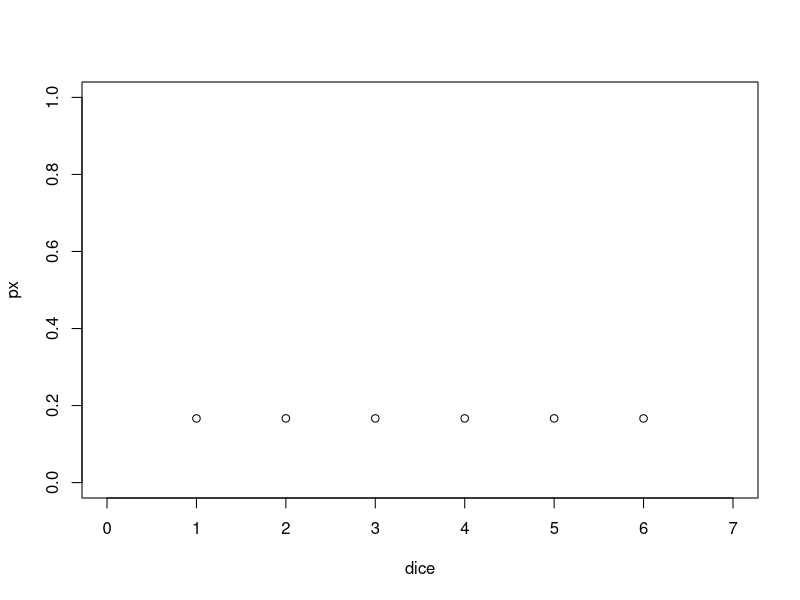
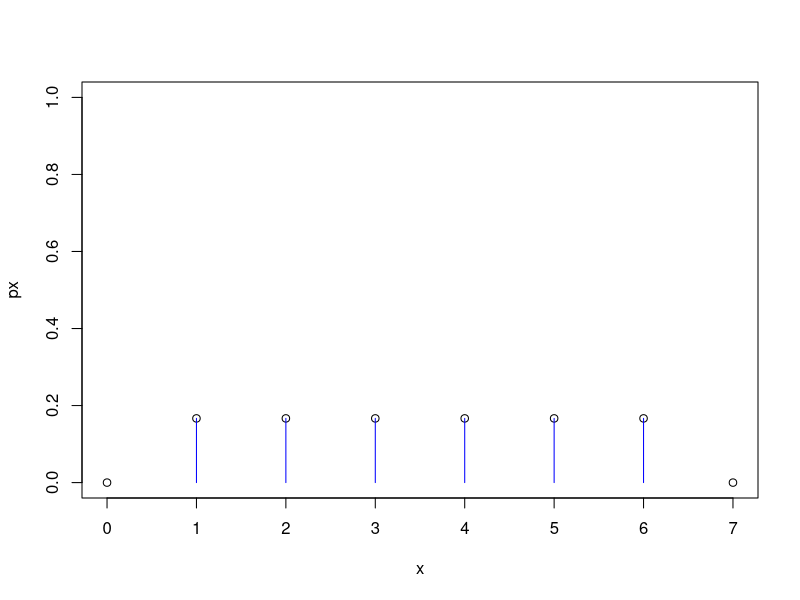
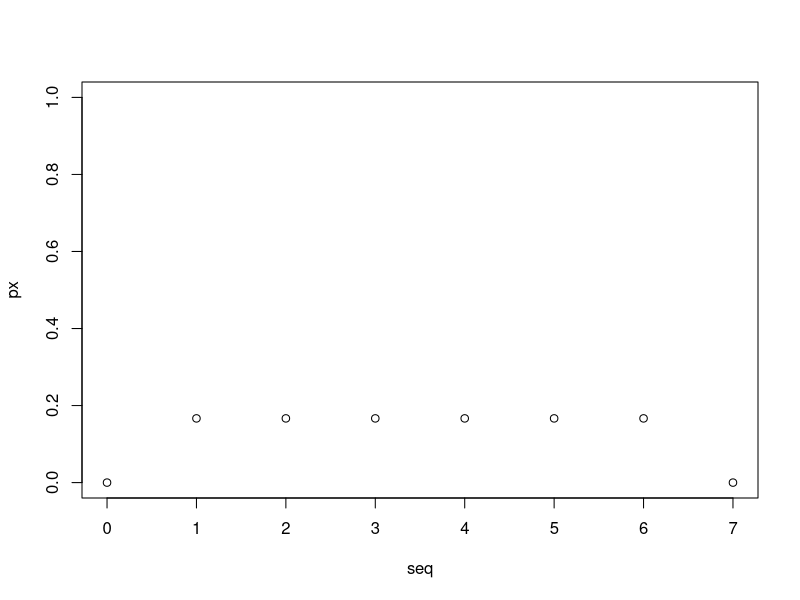
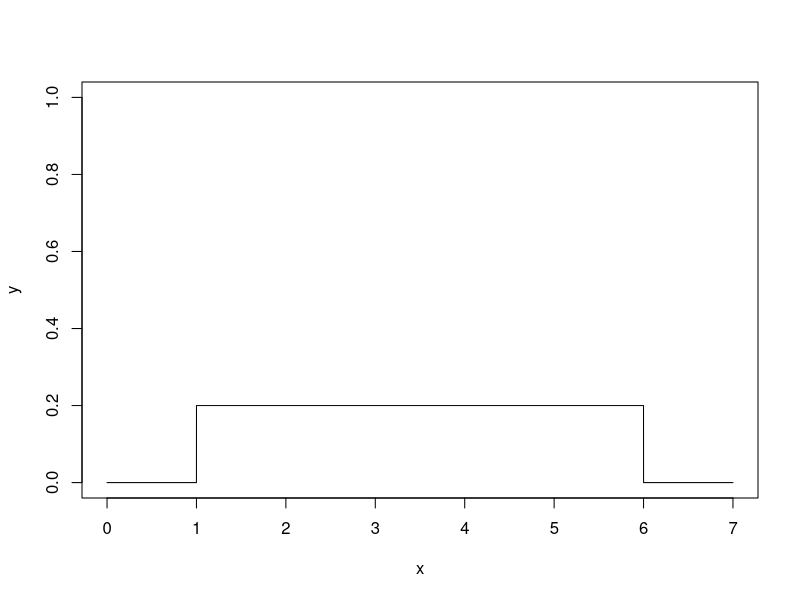
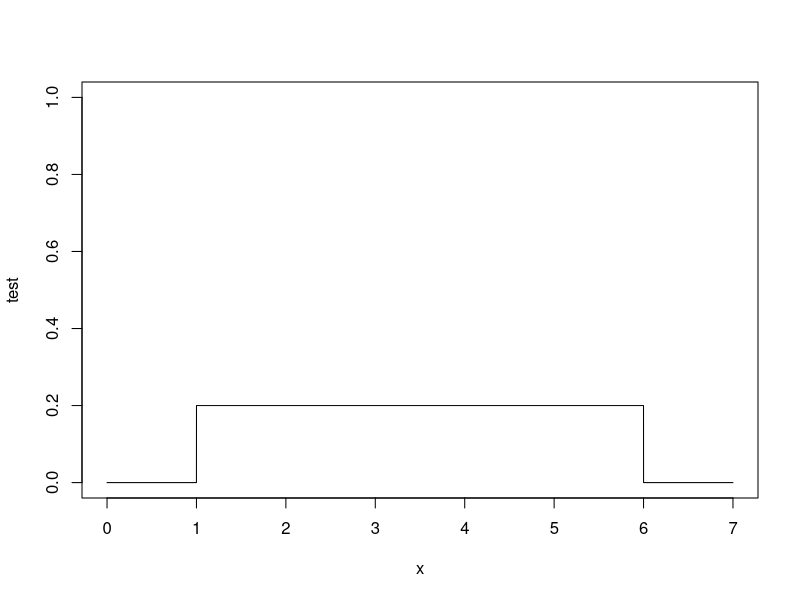
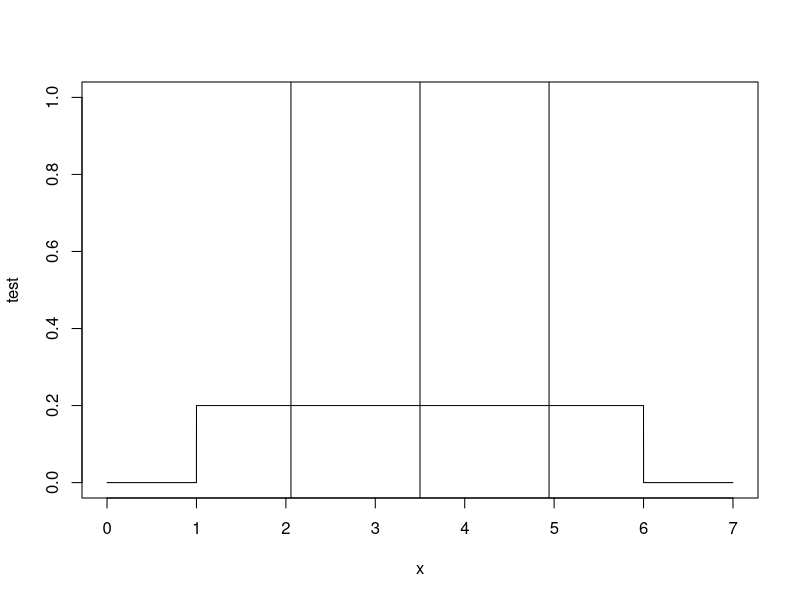
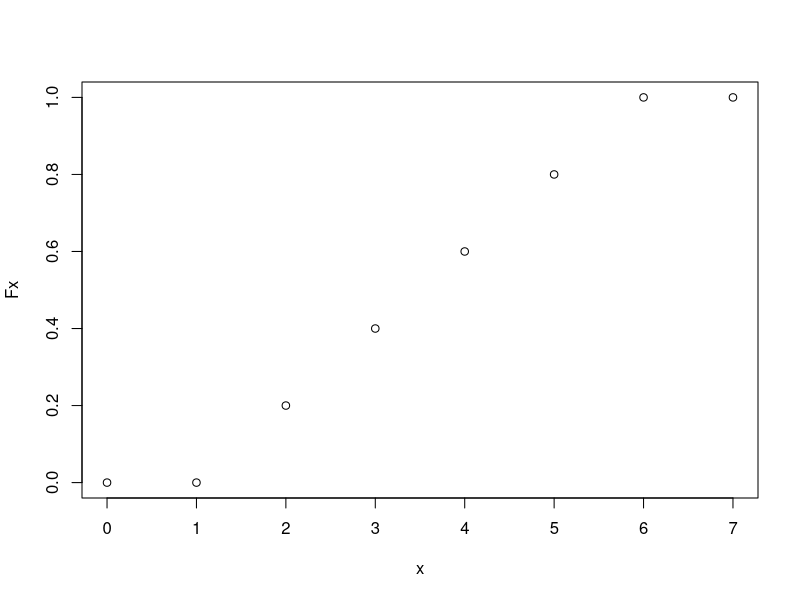
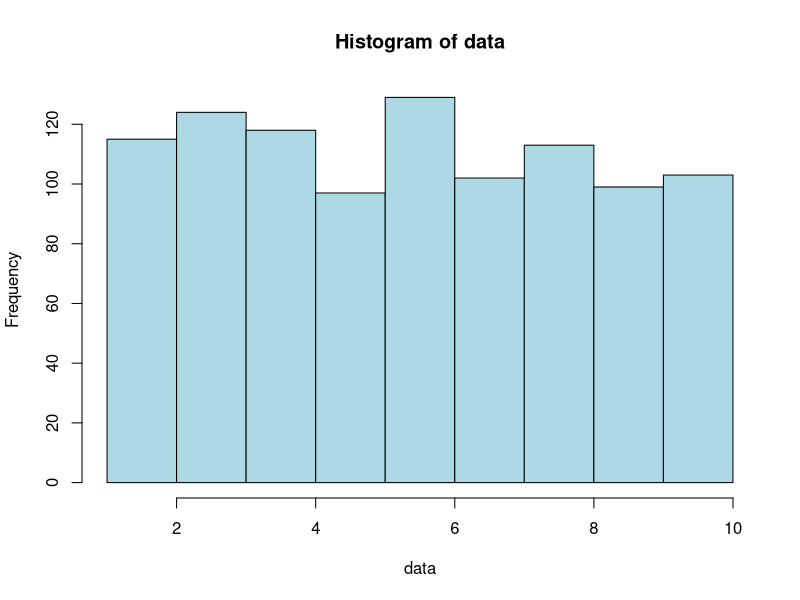

Generate these figures, in order, with R:
#############################################################
##---------------------------------------------------------##
##                Inferential Statistics IV:               ##
##    Probabilistically Evaluating a Linear Model in R ─   ##
##            (Standard) Normal Distributions and          ## 
##           the Z-Test / Gauß-Test and the T-Test         ## 
##              by Steffen Schwerdtfeger 01.2023           ##
##---------------------------------------------------------##
#############################################################


####################################################################
#    3 Uniform PMFs, PDFs and CDFs ─ Uniform Probability Mass      #
# Functions (Discrete), Probability Density Functions (Continuous) #
#      and the Cumulative Distribution Function (Continuous)       #
####################################################################

####################################################
# 3.1 Uniform Probability Mass Function (Discrete) #
####################################################


# Probability mass function for p(x_i) = 1/6:
dice = c(1:6)
px = 1/length(dice)  # 1/n == for uniform probability distr.

# Written as vector of length(dice_value_x):
px = c(rep(1/length(dice),length(dice))) 

# Plot discrete probabilities:
plot(x=dice,y=px, ylim= c(0,1), xlim = c(0,7))


# Probability mass function for fair dice with n_sides:
dice_px = function(x,n_sides){ # x = sequence / range of possible values
  dice_val = c(1:n_sides)
  px = x # initialize vector for loop with 1:length(x)
  
  for(i in 1:length(x)){ # := for every object of the vector x
    if(x[i] < min(dice_val)){
      px[i] = 0
    }
    else if(x[i] >= min(dice_val) & x[i] <= max(dice_val)){
      px[i] = 1/n_sides
    }
    else if(x[i] > max(dice_val)){
      px[i] = 0
    }
  } # End for i
  
  # Plot probability mass function:
  plot(x=x,y=px, ylim = c(0:1))
  for(i in 1:n_sides){
    segments(x0=dice_val[i],y0=0,x1=dice_val[i],y1=1/n_sides, col = "blue")
  }
  
  # Return px in console:
  return(px)
} # End of function

# Let us test our function:
seq = c(0:7)
px = dice_px(x=seq,n_sides=6)
# 0.1666667 == 1/6
# [1] 0.0000000 0.1666667 0.1666667 0.1666667 0.1666667 0.1666667 0.1666667
# [8] 0.0000000

# Plot discrete probabilities only:
plot(x=seq,y=px, ylim = c(0:1))

# Probability of rolling a 3, 4 or 5, i.e., a range so to speak:
px_3to5 = px[3]+px[4]+px[5]
px_3to5 = sum(px[3:5])
# [1] 0.5


##########################################################
# 3.2 Uniform Probability Density Functions (continuous) #
##########################################################

# Plot Uniform PDF using basic R functions:
x = seq(0,7, length = 10000) # try length 50 and plot again!

# Uniform density for each x:
y = dunif(x, min = 1, max = 6)

# Plot uniform PDF:
plot(x,y, type = "l", ylim = c(0,1))

# Uniform PDF
unif_PDF = function(a,b,x){
  fx = x # initialize output vector of length(x), so we just use x
  for(i in 1:length(x)){ # := for every object of the vector x
    if(x[i] < a){
      fx[i] = 0
    }
    else if(x[i] >= a & x[i] <= b){
      fx[i] = 1/(b-a)
    }
    else if(x[i] > b){
      fx[i] = 0
    }
  } # End for i
  return(fx) 
} # End of function

# Test:
test = unif_PDF(a = 1,b = 6,x = x)
plot(y = test, x = x, type = "l", ylim = c(0,1)) 

# Integration of area under the curve via multiplication:
upper_bo = 5 # set upper bound
low_bo   = 3 # set lower bound
a_min    = 1 # set minimum
b_max    = 6 # set maximum, else f(x) = 0 anyways...
unif_area = (upper_bo-low_bo)*(1/(b_max-a_min))  
# [1] 0.4

# Integration of a uniform prob. density function via ratio
# area of interest divided by total area:
# P(x_1<=X<=x_2):
P_area = (5-3)/(6-1)
# [1] 0.4


# P(x_1=a<=X<=x_2=b) := area of interest == total area:
P_area = (b_max-a_min)/(b_max-a_min)
P_area = (6-1)/(6-1)
# [1] 1

# P(c<=X<=c) := probability of only one point of, e.g., x =5:
P_area = (5-5)/(6-1)
# Results in 0/5 = 0
# [1] 0

# Mean for uniform distribution:
a = 1
b = 6
# For uniform distribution you may come across this formula:
mean = (a+b)/2
# .. but we can also use our regular old mean:
# mean = sum(dice)/length(dice):
mean = sum(dice)/length(dice)
mean = mean(dice)

# The standard deviation for uniform distributions:
# sd() does not deliver equivalent results:
sd = sqrt(((b-a)^2)/12)

# Add mean and sd to plot:
plot(y = test, x = x, type = "l", ylim = c(0,1)) 
abline(v = mean)
abline(v=mean+sd)
abline(v=mean-sd)


#############################################################
# 3.3 The Cumulative Distribution Function of a Uniform PDF #
#############################################################

unif_CDF = function(a,b,x){
  Fx = x # initialize output vector of length(x), so we just use x again
  for(i in 1:length(x)){ # := for every object of the vector x
    if(x[i] < a){
      Fx[i] = 0
    }
    else if(x[i] >= a & x[i] <= b){
      Fx[i] = (x[i]-a)/(b-a) 
    }
    else if(x[i] > b){
      Fx[i] = 1
    }
  } # End for i
  return(Fx) 
} # End of function

# Initialize a sequence of possible x:
x = seq(0,7,by = 1) 
# Fx:
Fx = unif_CDF(a = 1, b = 6, x = x)

# Plot CDF:
plot(x = x, y = Fx)




####################################################
# 4 The (Standard) Normal Probability Distribution # 
#           ─  Gaussian PDFs and CDFs              #
####################################################

#################################
# 4.1 The Central Limit Theorem # 
#################################

# Initialize data via runif, which will
# give us a random but uniformly distributed
# set of data. Each time you run this line, the result will
# be another set of data points.
# Uses set.seed(0) or other values to make results reproducable
# (we will not get further into the the topic here):
data = runif(n = 1000, min = 1, max = 10)

# We can also plot our data as histogram
hist(data, col = "lightblue")

# Use a for loop to take 5000 random samples of size n = 5 each:
n_samp = 5000
sample_n_5 = c() # create empty vector

# The below function will also take the mean of the sample and 
# will store the output in our vector sample_n_5:
for (i in 1:n_samp){
  # Store mean of each sample with length 5:
  sample_n_5[i] = mean(sample(data, 5, replace=TRUE))
} # End for i

# Look at the histogram of the sample_n_5:
hist(sample_n_5, col = "lightblue")


###### Do the same with a log function:

# Plot of our function: 
plot(x = seq(1,10,by=.0009), y = -log(seq(1,10,by=.0009)))

# We will use y as data, so we do some shuffeling
# in order to be able to use most of the code above:
seq = seq(1,10,by=.0009)
seq = -log(seq)
data = seq

# We can also plot our data as histogram
hist(data, col = "lightblue")

# Use a for loop to take 5000 random samples of size n = 5 each:
n_samp = 5000
sample_n_5 = c() # create empty vector

# The below function will also take the mean of the sample and 
# and stores in our vector sample_n_5:
for (i in 1:n_samp){
  # Store mean of each sample with length 5:
  sample_n_5[i] = mean(sample(data, 5, replace=TRUE))
} # End for i

# Look at the histogram of the sample_n_5:
hist(sample_n_5, col = "lightblue")

####################################
# 4.2 The basic Gaussican function #
####################################

# Gaussian base form:
gaussian_fun = function(x){
  fx = exp(-x^2)
  return(fx)
} # End of function

# Plot of basic Gaussian:
seq = seq(-4,4,by = .1)
fx = gaussian_fun(seq)
plot(x = seq, y = fx)

# For comparison exp(x) only
test_pos = function(x){
  fx = exp(x)
  return(fx)
} # End of function

fx_pos = test_pos(seq)
plot(x = seq, y = fx_pos, type = "l")
abline(v = 0)

# ... as well as exp(-x):
test_neg = function(x){
  fx = exp(-x)
  return(fx)
} # End of function

fx_neg = test_neg(seq)
plot(x = seq, y = fx_neg, type = "l")
abline(v = 0)

# Recall a similar effect when squaring the deviation of 
# x_i-mean(x) and looking at the plot:
x = c(0:10)
plot(x = x, y = (x-mean(x)))    # deviation x_i from mean(x)
abline(h=0)
plot(x = x, y = abs(x-mean(x))) # absolute value of x_i-mean(x)
plot(x = x, y = (x-mean(x))^2)  # plot of squared deviation
# Recall: summing the squared deviation results in 
#         the total sum of squares...

# Plot of exp(-abs(x)):
test_abs = function(x){
  fx = exp(-abs(x))
  return(fx)
} # End of function

# Recall that we will use the absolute value of a sequence
# consisting of value ranging from -4 to 4 (by a step of .1):
plot(x = seq, y = test_abs(seq), typ = "l")  

# It does not even matter that we use the number e as base:
test_gen = function(x){
  fx = 2^(-x^2)
  return(fx)
} # End of function

plot(x = seq, y = test_gen(seq), typ = "l")  


##################################
# 4.2.1 Optional facts on exp(x) #
##################################

###### Some facts on why exp(x) is important:
plot(x = seq, y = fx_pos, type = "l")
# forming coordinate system (+x,-x,+y)
abline(v = 0)

# Point at x = 0, so f(0) = y = e^0 = 1
exp(0) # Now add point to plot:
points(y = 1,x = 0) # P (0|1)

# Point at x = 1
# y = f(x) = e^x; f(1) = e^1 = e
exp(1)

points(exp(1)) # P (e|1)
# Slope of tangent at a point P(f(x)|x) := f'(x) = e^x,
# since f(x) = e^x = f'(x)
# Evaluate y coordinate of P(f(x)|x):
y_coordinate = exp(1)
# [1] 2.718282 = Euler's number e.
# We add the respective tangent at that
# point with a slope = e^x. In case you wonder:
# the linear function x does not need to be defined in curve().
curve(exp(1)*x,-3,3, add = TRUE)

# Integral from -Inf to x = 1
expo_fun = function(x) {exp(x)}
integrate(expo_fun, lower = -Inf, upper = 1)
# 2.718282 with absolute error < 0.00015
# = e again.


##########################################
# 4.3 The Parametrized Gaussian function # 
##########################################

# Gaussian with parametric extension:
seq = seq(100,220,by=.1) # height in cm. 
a = .5                 # height of curve peak  
b = (178.4+164.7)/2    # x of peak = mean = 50%
c = ((178.4-170.8)+(164.7-157.6))/2                   
# width of the bell = sd 
# + turning point of function!
gaussian_fun_para = function(x, a, b, c){
  fx = a*exp(-(((x-b)^2)/(2*c^2)))
  return(fx)
} # End of function

a = 1
fx = gaussian_fun_para(seq,a,b,c)
plot(x = seq, y = fx, xlim=c(135,205), type ="l")
abline(v=b, col = "lightblue")
abline(v=b+c, lty = 2)
abline(v=b-c, lty = 2)

# Parameters
a=1
b=0
c=1

# Sequence
seq = seq(-4,4,by=.1)

# Test 1:5
test_1=exp(-(((seq-b)^2)/(2*c^2)))
test_2=exp(-(((seq-b)^2)/(2*c)))
# Test 1 and Test 2 are actually equal!
# Why? Because we set c to 1, so sd and variance are the same!
all.equal(test_1,test_2) 
# [1] TRUE
test_3=exp(-((seq-b)^2))
test_4=exp(-(((seq-b))))
test_5=exp(-(((seq-b))/(2*c)))

# Plot of Test 1:5
plot(x=seq,y=test_1)
plot(x=seq,y=test_2)
plot(x=seq,y=test_3)
plot(x=seq,y=test_4)
abline(v=0)
plot(x=seq,y=test_5)
abline(v=0)


##############################################################
# 4.4 The Parametrized Gaussian Probability Density Function #
#                (the (standard) normal PDF)                 #
##############################################################

# General formula for a probability density function (PDF).
# Insert mean = 0 and var = 1 to obtain the values for input x
# given a so-called standard normal distribution:
prob_dens = function(x,mean,var){
  fx = (1/sqrt(2*pi*var))*exp((-((x-mean)^2))/(2*var))
  return(fx)
} # End of Function

# In case placing () in the above becomes an issue when
# writing a function, you can also decompose the formula:
prob_dens_decomp = function(x,mean,var){
  fx1 = 1/sqrt(2*pi*var)
  fx2 = (-((x-mean)^2))/(2*var)
  fx = fx1*exp(fx2)
  return(fx)
} # End of function

# Initialize seq:
x = seq(-4,4,by=.01)

# Given standard normal distribution:
norm_PDF     = prob_dens(x, mean = 0, var = 1)

# Using basic R function dnorm():
norm_PDF_alt = dnorm(x,mean = 0, sd = 1)

#Check for equality:
all.equal(norm_PDF,norm_PDF_alt)
# [1] TRUE

# Plot
plot(x=x,y=norm_PDF, type = "l")
plot(x=x,y=norm_PDF_alt,type = "l")

# Plot with var = 1 and var = 3
plot(x=x,y=prob_dens(x,mean = 0,var = 1), type="l", col="blue")

# The lines function adds another cure to existing plot:
lines(x=x,y=prob_dens(x,mean = 0,var = 3),col="red")


######################################
# 4.5 Integrating Gaussian Functions #
######################################

# Gaussian base form:
gaussian_fun = function(x){
  fx = exp(-x^2)
  return(fx)
} # End of function

# Using integrate function:
gaussian_integral = integrate(gaussian_fun, lower = -Inf, upper = +Inf)

# Use gaussian_integral$value to get value only, as integrate()
# returns a message and a list.
all.equal(gaussian_integral$value,sqrt(pi))
# [1] TRUE

# 3D Plot of a Gaussian:
x = seq(-4,4,by=.1)
y = x

# We will not go into full detail why we need the outer product for z,
# but the result is a matrix and z needs to be related to two 
# coordinates: x and y.
# However, outer() allows to write the function of our 3D Gaussian 
# within the outer() function:
z = outer(x, y, function(x,y)(exp(-(x^2+y^2))))

# The persp() function lets us plot in 3D; adjust theta and phi
# in order to change perspective: 
persp(x=x,y=y,z=z, theta =20,phi=20)

# From the top:
persp(x=x,y=y,z=z, theta =0,phi=90)


# Integration using our parametrized Gaussian function:
gaussian_fun_para = function(x, a, b, c){
  fx = a*exp(-(((x-b)^2)/(2*c^2)))
  return(fx)
} # End of function

gauss_para_integ = integrate(gaussian_fun_para,a=a,b=b,c=c,lower=-Inf,upper=Inf)
all.equal(gauss_para_integ$value,(a*sqrt(2*pi*c^2)))
# [1] TRUE


###########################################
# 4.6 Integrating the Standard Normal PDF #
###########################################

# Integrate stand. norm. probability density function:
integrate(prob_dens, mean = 0, var =1, -Inf, Inf)
# Result:
# 1 with absolute error < 9.4e-05

# ... or via using dnorm(), now with the parameters "mean =" and "sd =":
integrate(dnorm, mean = 0, sd = 1, -Inf, +Inf)
# Result:
# 1 with absolute error < 9.4e-05

# We could also use the function pnorm():
p_value_Inf = pnorm(Inf,mean = 0,sd = 1)
# [1] 1

# p-value at the mean = 0, 
# given a mean of 0 and sd of 1:
p_value_pnorm = pnorm(0,mean = 0,sd = 1) 
p_value       = integrate(prob_dens, mean = 0, var =1, -Inf, 0)$value
# [1] 0.5

# Test for equality:
all.equal(p_value_pnorm,p_value)
# [1] TRUE


# CDF of a normal PDF:
norm_CDF = function(seq, mean, var){
  # Initialize vector length(density)
  Fx = seq  
  for(i in 1:length(seq)){
    Fx[i] = integrate(prob_dens, mean = 0, var = 1, lower = -Inf, upper = seq[i])$value
  } # End for i
  # Plot result:
  plot(x=seq, y = Fx, type = "l")
  
  return(Fx)
} # End of function

# Test function and plot CDF:
seq = seq(-4,4,by=.1)
norm_CDF(seq,0,1)


#################################################################
# 5 Standardization and Hypothesis Testing ─ Z-Tests, Z-Scores, #
#             Z-Tables (Standard Normal Tables)                 #
#################################################################

# Second synthetic data set:

# Cups of Tea: 
cups = c(0,  1, 2,   3.5, 4.8, 5.2, 6,   6.9, 8.5, 9.1, 9.9, # run 1
         0, .6, 2.6, 3.1, 4.8, 6.9, 7.1, 7.5, 8.5, 9.9, 9.9, #     2
         0, .2, 2.9, 2.9, 4.9, 5.2, 6.9, 7.1, 7.3, 9,   9.8) #     3

# Time passed for each run of measurements (cups), abbreviated:
time = c(0:10,0:10,0:10)

# Standardizing data:

# Using the measurements of our idelized linear model f(x) = x
# as population of the amount of cups Lady Meow drinks during 
# a day:
pop_cups = c(0:10)
plot(pop_cups)

# Population mean, variance and standard deviation:
# Recall that var() and sd() calculates teh sample var/sd
# including Bessel's correction, therefore we use
# the formulas below:
pop_mean = mean(pop_cups)
pop_var = sum((pop_cups-mean(pop_cups))^2)/length(pop_cups)
pop_sd = sqrt(pop_var)

# Function to evaluate the z-value of a 
# non-standardized data set:
z_score = function(x,pop_mean,pop_sd){
  z = (x-pop_mean)/pop_sd
  return(z)
} # End of function


# Standardized Z-Score for a particular value of x:
# Say we want to standardize a value of x that is equal
# to our mean itself:

z_score(pop_mean, pop_mean, pop_sd)
# [1] 0

# Integrating will reasonably result in
# 0.5, i.e., half of the area under the curve:
pnorm(0)
# [1] 0.5
# For a two-tailed test, checking on equality/inequality:
2*pnorm(0)
# [1] 1

# Let us now look at the z-score for our
# value of mean+/-sd in pop_cups:
z_score((pop_mean-pop_sd), pop_mean, pop_sd)
# [1] -1
z_score((pop_mean+pop_sd), pop_mean, pop_sd)
# [1] +1
z_score((pop_mean+2*pop_sd), pop_mean, pop_sd)
# [1] +2
# Worked!!


# Plot corresponding normal and standard norm. PDF:
# Normal PDF of our data:
seq = seq(-10,20,by=.1)
plot(x=seq,y=prob_dens(seq,mean(cups),pop_var),type ="l")

# Translating all possible values on the x axis into our 
# normal PDF into the format of a standard(!) normal PDF:
z_seq = z_score(seq,mean(cups),pop_var)
plot(x=z_seq,y=prob_dens(seq,mean(cups),pop_var),type ="l")


### Standard normal distribution table / z-table:

# Initilize seq for z-scores (+/-)
z = seq(0,9.99,by = 0.01) 

# Calculate all possible z-scores from 0 to 9.99:
p_z = pnorm(z)

# Plotting the above shows that we calculated the
# upper half of the normal CDF:
plot(x=z,y=p_z)

# Set as matrix/table:
z_table = matrix(p_z,ncol = 10,byrow = TRUE)

# Add row and column names to matrix:
rownames(z_table) = seq(0,9.99,b = .1)
colnames(z_table) = seq(0,.09,by = .01)


# Evaluate z and search table for corresponding p-value:
#       [["col","row"]]
z_table[["3.2","0.03"]] 

# ...or use the following way without having to separate the digits:

# Change class to data_frame:
table = as.data.frame(z_table)

# Define z_score:
z_score = 3.23 # only use value up to two decimal places

# The following lines separates the first 3 digits into the
# [["col","row"]] structure, so you don't need to do yourself:
rowDigit = as.numeric(substr(z_score*100, 1,2))/10 # substr(x,start,stop)
# [1] 3.2
colDigit = as.numeric(substr(z_score*100, 3,3))/100
# [1] 0.03

# Execute the next line to find the respective value
# in the table:
table[which(rownames(table) == rowDigit),which(colnames(table) == colDigit)]
# [1] 0.999381
pnorm(3.23,0,1)
# [1] 0.999381


# Use the qnorm function for the inverse CDF:
# Note that we used a rounded score as example
# before:
qnorm(0.990,0,1) # for a p-value threshold of 1%
# [1] 3.229977

seq = seq(0,1,by=0.0001)
quant_func = c() # empty vector
for(i in 1:length(seq)){
  quant_func[i] = qnorm(seq[i],mean=0,sd=1)
} # End for i

# Plot Quantile function:
plot(x=seq,y=quant_func, type="l")


#######################################################
# 5.1 The Regular Z-Test / Gauß-Test  and its P-Value # 
#######################################################

# Comparing distributions:
# We chose equal variance, so the form will be the same

# Sample:
mean_samp = 5
var_samp = 12

# Population:
mean_pop = 15
var_pop = 12 

# Plot:
seq_samp = seq(-7,40,by =.01)
plot(x = seq_samp, y = prob_dens(seq_samp,mean_samp,var_samp), type = "l", xlim=c(-8,30),lty =2)
seq_pop = seq(-7,40,by =.01)
lines(x = seq_pop,y = prob_dens(seq_pop,mean_pop,var_pop), type = "l")
abline(v=mean_pop,col="lightblue")
abline(v=mean_samp,col="orange")
abline(h=0) # line for x-axis at y = 0

# Quantile function for .05 of pop:
pop_threshold = qnorm(.05,mean=15,sd=sqrt(12))

# Add line to mark lower tail threshold of .05 (5%):
segments(x0=pop_threshold,x1=pop_threshold, y0 = 0, y1 = prob_dens(pop_threshold,mean_pop,var_pop))


##############################################
# 5.1.3 Standard Deviation/Error of the Mean #
##############################################

# Example for SEM:

# Our population:
x = c(rep(c(0:10),100))

# Population variance:
var = sum((x-mean(x))^2)/length(x)

# Evaluate SEM for several different sizes of n:
n_sample = 20
sem_20 = sqrt(var)/sqrt(n_sample) 
# [1] 0.7071068 

n_sample = 200
sem_200 = sqrt(var)/sqrt(n_sample) 
# [1] 0.2236068

n_sample = 1000
sem_1k = sqrt(var)/sqrt(n_sample) 
# [1] 0.1

n_sample = length(x)
sem_N = sqrt(var)/sqrt(n_sample) 
# [1] 0.09534626

n_sample = 10000
sem_10k = sqrt(var)/sqrt(n_sample) 
# [1] 0.0003015113

sem_20 > sem_200 & sem_200 > sem_1k & sem_1k > sem_N & sem_N > sem_10k
# [1] TRUE


# Standard error of the mean including actual sampling:
# How the SEM becomes smaller, the more samples we take:

# First we will use the sample sd and later the population
# sd, which we will set to 2 below

set.seed(1) # for reproducability
data = rnorm(n = 1000, mean = 10, sd = 2)

# We can again plot our data as histogram
hist(data, col = "lightblue")

# Use a for loop to take 5000 random samples of size n = 50 each:
n_samp = 5000
sample_mean = c() # create empty vector

# The below function will also takes samples of length 50
# and then mean of that sample stores in our vector sample_mean.
# Running this loop will always result in different samples:
for (i in 1:n_samp){
  # Store mean of each sample with length 50:
  sample = sample(data, 50, replace=TRUE)
  sample_mean[i] = mean(sample)
} # End for i

# Look at the histogram of the sample_mean:
hist(sample_mean, col = "lightblue")

# Now we compare the SEM of the first 20 sample
# with the SEM of the first 250 sample. Recall
# the vector sample_n_50 contains 5000 means
# with a sample size of 50 each:
sample_mean
length(sample_mean) 
# [1] 5000


#### SEM of the first 20 samples:
samp_n20 = sample_mean[1:20]
length(samp_n20)
# [1] 20

# SEM_n20
SEM_n20 = sd(samp_n20)/sqrt(length(samp_n20))
# [1] 0.05782984


#### SEM of the first 250 samples:
samp_n250 = sample_mean[1:250]
length(samp_n250)
# [1] 250

# SEM_n20
SEM_n250 = sd(samp_n250)/sqrt(length(samp_n250))
# [1] 0.01723958


#### SEM of all 5000 samples:
SEM_n5000 = sd(sample_mean)/sqrt(length(sample_mean))
# [1] 0.003924541

# The numerical values will deviate, each time you run the
# loop, but it will always hold the logic of:
SEM_n20 > SEM_n250 & SEM_n250 > SEM_n5000
# [1] TRUE

# For a z-test we would have to use the population sd,
# which we set to be 2 in rnorm() function above. Given
# the sd we can again just simply adjust a size of n:
# pop_sd/sqrt(n):
2/sqrt(20) > 2/sqrt(250) & 2/sqrt(250) > 2/sqrt(10000) 
# [1] TRUE


#############################################################
# 5.2 Possible Hypotheses of the One- and Two-Sample Z-Test #
#                and their Respective P-Values              #
#############################################################

### Chat Noir One-Sample Z-test:

# We will compare sad cats with a population
# of cats ("all cats"):

# Happy cats like Lady Meow drink 10 cups of tea on average:
pop_cats = c(rep(seq(0,10, length(11)),10))

# Sad cat, which drank only 2 cups of tea in 10 hours:
sample_sad_cats = seq(0,2,length = 11)
# [1] 0.0 0.2 0.4 0.6 0.8 1.0 1.2 1.4 1.6 1.8 2.0


# Population var and sd:
var = sum((pop_cats-mean(pop_cats))^2)/length(pop_cats)
sd = sqrt(var)
# SEM:
sem = sd/sqrt(length(sample_sad_cats))

# Z-test:
z_stat = (mean(sample_sad_cats)-mean(pop_cats))/sem
# [1] -4.195235

# P-Value LOWER TAIL
p_val_low = pnorm(z_stat,mean = 0,sd = 1)
# [1] 1.362942e-05
p_val_low < .05
# [1] TRUE

# P-Value UPPER TAIL:
# The below is only theoretically the case and we
# have to pretend to have gotten a positive z-statistics.
# The below therefore actually argues that sad cats drink 
# more tea than happy cats (we made thinks up, but just 
# you know):
p_val_upper = pnorm(abs(z_stat),mean = 0,sd = 1)
1-p_val_upper
# [1] 1.362942e-05
1-p_val_upper < .05
# [1] TRUE

# P-Value TWO-TAIL
p_val_two = 2*pnorm(z_stat,mean = 0,sd = 1)
# [1] 2.725883e-05
p_val_two < .05
# [1] TRUE


#### Chat Noir Independent Two-Sample Z-test:

# We will compare happy cats such as Lady Meow with 
# unfortunate cats that are evidently sad (inclusion 
# criterias will left out for now):

# Happy Cats:
sample_cats = c(0:10)
pop_cats = seq(0,10.5,length = 11)
pop_cats = c(rep(pop_cats,100))

# Sad cats, which drink only 1 cup of tea in 10 hours :'(
sample_sad_cats = seq(0,2.5,length = 11)
# [1] 0.00 0.25 0.50 0.75 1.00 1.25 1.50 1.75 2.00 2.25 2.50
pop_sad_cats = c(rep(seq(0,2.5,length = 11),100)) 


# SEM of each sample:
happy_var = sum((pop_cats-mean(pop_cats))^2)/length(pop_cats)
happy_pop_sd = sqrt(happy_var)
happy_sem = happy_pop_sd/length(sample_cats)

sad_var_pop = sum((pop_sad_cats-mean(pop_sad_cats))^2)/length(pop_sad_cats)
sad_pop_sd = sqrt(sad_var_pop)
sad_sem = sad_pop_sd/length(sample_sad_cats)

# z-Statistics:
z_statistics_num = (mean(sample_sad_cats)-mean(sample_cats))-(mean(pop_sad_cats)-mean(pop_cats))
z_statistics_denom = sad_sem + happy_sem
z_statistics = z_statistics_num/z_statistics_denom
# [1] -10.03415

# We can simplify the formula and will get the same results:
z_statistics_num = (mean(sample_sad_cats)-mean(sample_cats))
z_statistics_denom = sad_sem + happy_sem
z_statistics = z_statistics_num/z_statistics_denom
# [1] -10.03415  # == -10.034 sd's away from the pop. mean

# P-value:
pnorm(z_statistics)
# [1] 5.394214e-24

#### Chat Noir Dependent/Paired Two-Sample Z-test:

# Sad cats, which drink only 1 cup of tea in 10 hours :'(
# We can also consider this as timestep t_1:
sample_sad_cats = seq(0,2.5,length = 11)
# [1] 0.00 0.25 0.50 0.75 1.00 1.25 1.50 1.75 2.00 2.25 2.50

# Timestep t_2, i.e., after cat was on catnip:
sample_catnip = c(0:10)
# [1]  0  1  2  3  4  5  6  7  8  9 10

# Evaluate the difference between t_1 and t_2 via
# diff = t_2 - t_1
diff = sample_catnip-sample_sad_cats

# Set up data table:
data = cbind(sample_sad_cats, sample_catnip, diff)
data = as.data.frame(data) # in order to be able to use $

#       sample_sad_cats  sample_catnip diff
#  [1,]            0.00              0 0.00
#  [2,]            0.25              1 0.75
#  [3,]            0.50              2 1.50
#  [4,]            0.75              3 2.25
#  [5,]            1.00              4 3.00
#  [6,]            1.25              5 3.75
#  [7,]            1.50              6 4.50
#  [8,]            1.75              7 5.25
#  [9,]            2.00              8 6.00
# [10,]            2.25              9 6.75
# [11,]            2.50             10 7.50

# Caluclate the mean difference
mean_diff = sum(data$diff)/length(diff)
# Total sum of squared mean differences
sum_sq_diff = sum(((diff-mean_diff)^2))
# Standard error of the mean differences
sd_mean_diff = sqrt(sum_sq_diff/length(diff))/sqrt(length(diff))

# Z_value:
z_value = mean_diff/sd_mean_diff 

# Upper tail z-test, arguing that catnip has the effect that
# sad cats are drinking more tea than before again:
p_value = 1-pnorm(z_value)
# [1] 7.854725e-08


########################
# 6 The Regular T-Test #
########################

# PDF of a T-Distribution:
# df = n-1 # or 2 for two estimates/relations

t_distr = function(x,df){
  t_1 = gamma((df+1)/2)/(sqrt(df*pi)*gamma(df/2))
  t_2 = (1 + (x^2/df))^(-(df+1)/2)
  t_distr = t_1*t_2
  return(t_distr)
} # End of function

# Initialize Sequence: 
seq = seq(-4,4,by = .1)

# Plot standard normal and t-distribution
# with df = 1, df = 2, df = 10, df = 100:
plot(x=seq,y=prob_dens(seq,0,1), type ="l") 
lines(x=seq,y=t_distr(seq,1),col="red")    # df 1
lines(x=seq,y=t_distr(seq,2),col="green")  # df 2
lines(x=seq,y=t_distr(seq,10),col="blue")  # df 10
# Here you can see that given a df = 30 theh t-distribution
# gets very close to standard normal distribution, hence 
# the z-score is used, given n>30:
lines(x=seq,y=t_distr(seq,30),col="lightblue") # df 30

# Moving to df = 100 the light blue line will essentially overlap
# with the standard normal PDF
plot(x=seq,y=prob_dens(seq,0,1), type ="l")
lines(x=seq,y=t_distr(seq,100),col="lightblue") # df 100


####################################################
# 7 Hypothesis Test on the Slope and the Intercept #
#               of a Linear Model                  #
####################################################

# Next we are going to look at a data set where
# a linear relation is not significant. We will
# use the integrated data set "mtcars" for that.
# Let us ignore the meaning of the dependent and
# independent variable and just look at the plot
# that obviously shows no slope above 0:
data("mtcars")
dep = mtcars$disp
indep = c(1:length(dep))
plot(indep,dep)

# The p-value is 0.9047, suggesting no significant
# result, given a slope of -0.2913, a very low
# slope, barely different to 0:
compare = summary(lm(dep~indep))
#  Call:
#  lm(formula = dep ~ indep)

# Residuals:
#     Min      1Q  Median      3Q     Max 
# -158.60 -105.75  -36.75   97.03  240.84 

# Coefficients:
#              Estimate Std. Error t value Pr(>|t|)    
#  (Intercept) 235.5282    45.5971   5.165 1.46e-05 ***
#  indep        -0.2913     2.4116  -0.121    0.905    
# ---
#   Signif. codes:  0 ‘***’ 0.001 ‘**’ 0.01 ‘*’ 0.05 ‘.’ 0.1 ‘ ’ 1

# Residual standard error: 126 on 30 degrees of freedom
# Multiple R-squared:  0.0004861,	Adjusted R-squared:  -0.03283 
# F-statistic: 0.01459 on 1 and 30 DF,  p-value: 0.9047


# For more detailed numbers look at:
compare$coefficients
#               Estimate Std. Error    t value     Pr(>|t|)
# (Intercept) 235.528226  45.597118  5.1654192 1.460149e-05
# indep        -0.291294   2.411567 -0.1207903 9.046625e-01

# Our optimal linear model:
beta  =  cov(indep,dep)/var(indep)
# [1] -0.291294
alpha =  mean(dep)-beta*mean(indep)
# [1] 235.5282
fx = alpha+beta*indep

# Plot model:
plot(indep,dep)
abline(a=alpha,b=beta)


#########################
# 7.1 Testing the slope #
#########################

# Sum of square residuals:
SumR2     = sum((dep-fx)^2)
# [1] 475953.3
SumR2_alt = sum(as.numeric(residuals(lm(dep~indep))^2))
SumR2_alt2 = sum((dep-mean(dep))^2) - beta*sum((dep-mean(dep))*(indep-mean(indep)))

all.equal(SumR2,SumR2_alt,SumR2_alt2)
# [1] TRUE

# Residual SE:
residual_standard_error = sqrt(SumR2/(length(indep)-2)) 
# [1] 125.9568
compare
# => Residual standard error: 126
# summary(lm(y~x)) rounds the value in the output,
# but since we will get to equivalent results we can
# savely assume that the output value is just rounded.

# Standard error of the slope for t-distribution:
se_denom = sqrt(sum((indep - mean(indep))^2))
se_slope_t = residual_standard_error/se_denom

# t-value:
t_value = beta/se_slope_t 
# [1] -0.1207903

# p-value for two-tail == to standard output of summary(lm(y~x)):
2*integrate(t_distr, df = length(indep)-2, lower = -Inf, upper = t_value)$value
# [1] 0.9046625
# Alternative via basic R function pt():
2*pt(t_value, df = length(indep)-2) 
# [1] 0.9046625

# t-value and p-value is equivalent with the output of
# summary(lm(y~x)):
compare$coefficients
#               Estimate Std. Error    t value     Pr(>|t|)
# (Intercept) 235.528226  45.597118  5.1654192 1.460149e-05
# indep        -0.291294   2.411567 -0.1207903 9.046625e-01


#############################
# 7.2 Testing the intercept #
#############################

# Example of a model with slope of zero:
x = c(0:10)
y = rep(5,11)
plot(x,y)
abline(h=5)

# Standard error of the intercept:
SE_a = sqrt(SumR2/(length(indep)-2))*sqrt((1/length(indep))+((mean(indep)^2)/sum((indep-mean(indep))^2)))
# [1] 45.59712

# t-value intercept:
t_value = alpha/SE_a
# [1] 5.165419

# p-value intercept:
2*(1-(integrate(t_distr, df = length(indep)-2, lower = -Inf, upper = t_value)$value))
2*(1-pt(t_value,df = length(indep)-2))
# [1] 1.460149e-05


###################################################
# 8 Update on our linear_least_squares() Function #
###################################################

# Updated linear least squares function:
# Go-go-gadgeto linear_least_square!!!!

linear_least_square = function(indep,dep){ # Start of function
  
  # Evaluating coefficients for and optimal linear model
  # given a set of dependent and independent variables:
  beta  =  cov(indep,dep)/var(indep)
  alpha =  mean(dep)-beta*mean(indep)
  fx = alpha+beta*indep
  
  # Sum of Squared Errors/Residuals:
  SumR2     = sum((dep-fx)^2)
  
  # Residual Standard Error/Deviation:
  residual_standard_error = sqrt(SumR2/(length(indep)-2)) 
  
  # Standard error of the slope for t-distribution:
  se_denom = sqrt(sum((indep - mean(indep))^2))
  se_slope_t = residual_standard_error/se_denom
  
  # Standard error of the incercept for t-distribution:
  se_a = sqrt(SumR2/(length(indep)-2))*sqrt((1/length(indep))+((mean(indep)^2)/sum((indep-mean(indep))^2)))
  
  # t-value of the slope:
  t_value_b = beta/se_slope_t 
  
  # t-value of the intercept:
  t_value_a = alpha/se_a
  
  ### p-value of the slope via integrating the PDF of a t-distribution
  # up to the t-value calculated above:
  t_distr = function(x,df){
    t_1 = gamma((df+1)/2)/(sqrt(df*pi)*gamma(df/2))
    t_2 = (1 + (x^2/df))^(-(df+1)/2)
    t_distr = t_1*t_2
    return(t_distr)
  } # End of function
  
  # Two-Tail P(t=T|H_0):
  p_b_2t = 2*integrate(t_distr, df = length(indep)-2, lower = -Inf, upper = t_value_b)$value
  
  ### p-value of the intercept:
  
  # Two-Tail P(t=T|H_0):
  p_a_2t = 2*(1-(integrate(t_distr, df = length(indep)-2, lower = -Inf, upper = t_value_a)$value))
  
  # Results for two tail
  Results_a = c(round(alpha,4), round(se_a,4), round(t_value_a,4), p_a_2t)
  Results_b = c(round(beta,4), round(se_slope_t,4), round(t_value_b,4), p_b_2t)
  Res_data = as.data.frame(rbind(Results_a,Results_b))
  colnames(Res_data) = c("Estimate","Std. Error","t value","Pr(>|t|)")
  rownames(Res_data) = c("Intercept", "Reg. coeff.")
  
  # Nice output using cat() function:
  cat(" Linear least square method in R","\n","\n",
      "Independent variable:", "\t", deparse(substitute(indep)),"\n", 
      "Dependent   variable:", "\t", deparse(substitute(dep)),"\n","\n",
      "alpha", "\t",alpha,"\n",
      "beta","\t",beta, "\t","SumR2", "\t", SumR2, "\n","\n")
  print(Res_data)
  cat("\n","Residual Standard Error:",round(residual_standard_error),"on",
      (length(indep)-2), "degrees of freedom","\n","\n") 
  
  # Let us also plot our results:
  # We will also use deparse(substitute(x)) for the 
  # labels of our plot axes.
  plot(x=indep,y=dep, ylab = deparse(substitute(dep)),       
       xlab = deparse(substitute(indep)))
  abline(a=alpha, b=beta, col = "darkblue")
} # End of function

# Test:
linear_least_square(indep, dep)

# Linear least square method in R 
# 
# Independent variable: 	 indep 
# Dependent   variable: 	 dep 
#
# alpha 	 235.5282 
# beta 	 -0.291294 	 SumR2 	 475953.3 
#
#             Estimate Std. Error t value     Pr(>|t|)
# Intercept   235.5282    45.5971  5.1654 1.460149e-05
# Reg. coeff.  -0.2913     2.4116 -0.1208 9.046625e-01
#
# Residual Standard Error: 126 on 30 degrees of freedom 
